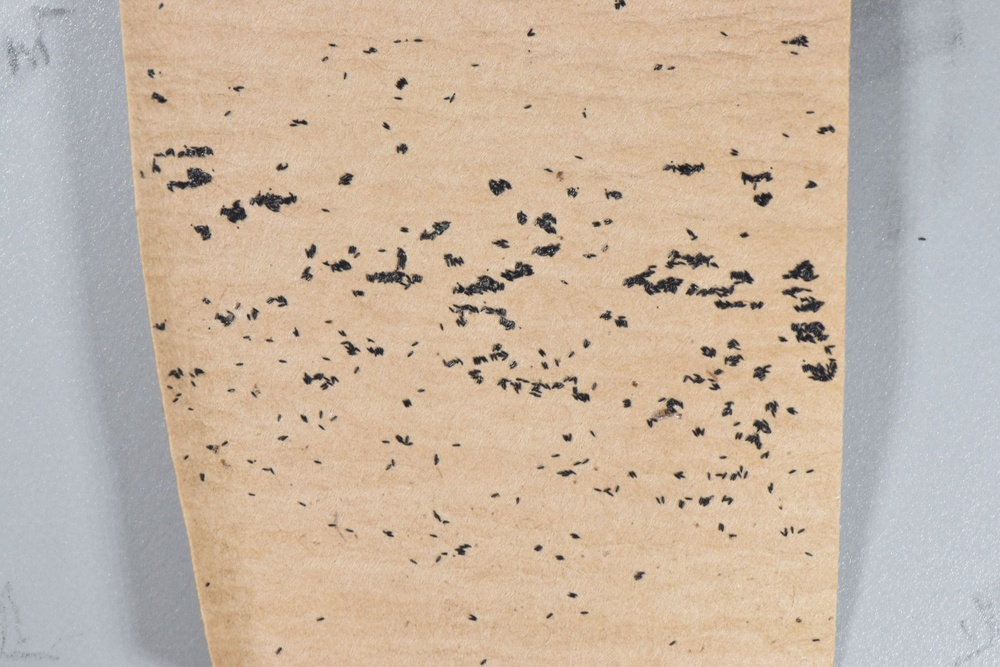
#> input picture Counting Eggs With AI/DSC_0021.JPG, 1000 x 667 px, shrunk from 6000 x 4000 before the run
$ python bigSheetAlgo.py
#> lines starting #> are read from the running program, lines starting #| are printed output that depends on the picture; after the words box and inside, x2 and y2 are one past the last pixel; in counts of white or black regions, pixels touching at a corner belong together
import numpy as np
import cv2
import math
import os

def reject_outliers(data, m = 2.):
    d = np.abs(data - np.median(data))
    mdev = np.median(d)
    s = d/mdev if mdev else 0.
    return data[s<m]

FILENAME = "DSC_0021.JPG"
#FILENAME = "img.JPG"
# SETUP - CREATE BLACK MASK AND FIND CONTOURS
lower_black = np.array([0, 0, 0], dtype="uint16")
upper_black = np.array([100, 100, 100], dtype="uint16")
img = cv2.imread(FILENAME)
#> img is the input picture: shape (667, 1000, 3); mean B, G, R 164.6, 181.8, 198.7
img2 = img
tempImg = cv2.imread(FILENAME)
gray = cv2.cvtColor(tempImg, cv2.COLOR_RGB2GRAY)
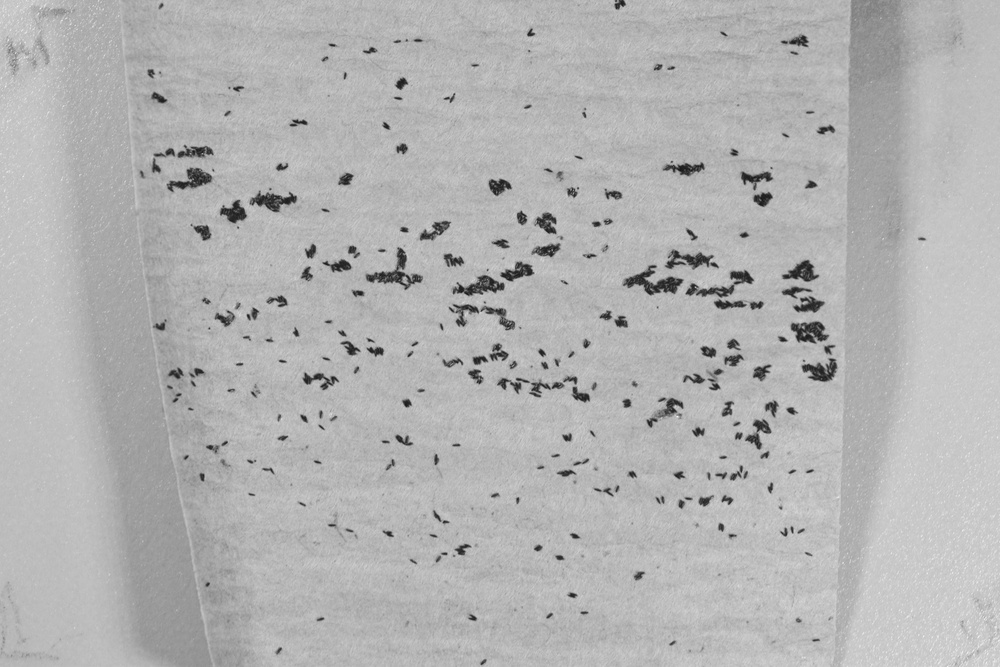
#> gray: shape (667, 1000); min 18, max 244, mean 178.5
cv2.imwrite("gray.jpg", gray)
frame = cv2.imread("gray.jpg")
#> frame: shape (667, 1000, 3); min 18, max 246, mean 178.5
try:
    	os.remove("gray.jpg")
except: pass
black_mask = cv2.inRange(frame, lower_black, upper_black)
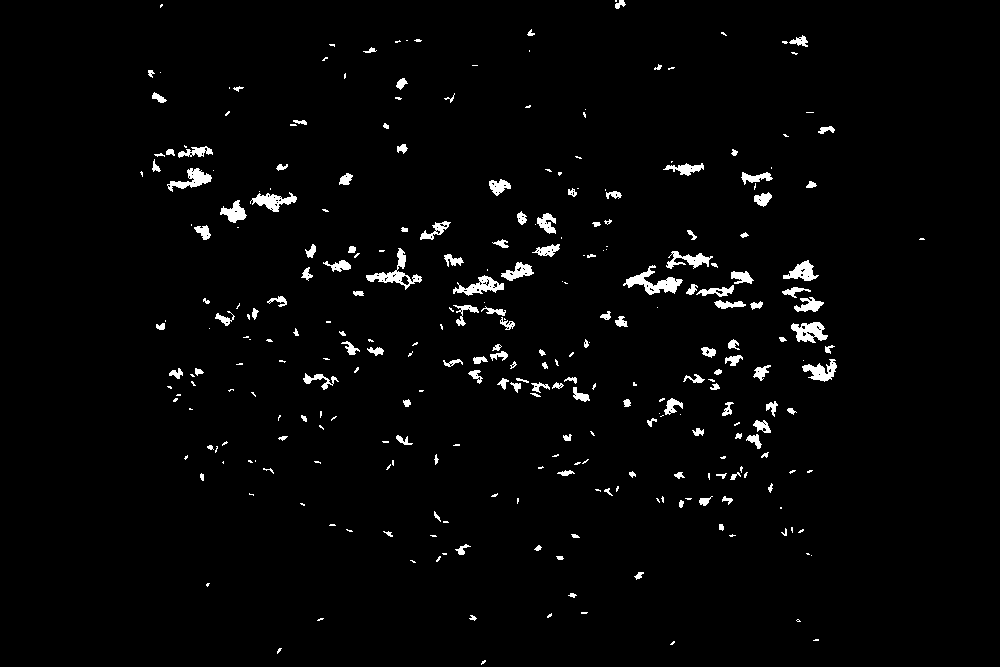
#> black_mask: shape (667, 1000); 2.4% white; 299 white regions (150 under 20 px)
canny = black_mask
canny = cv2.GaussianBlur(black_mask, (11, 11), 0)
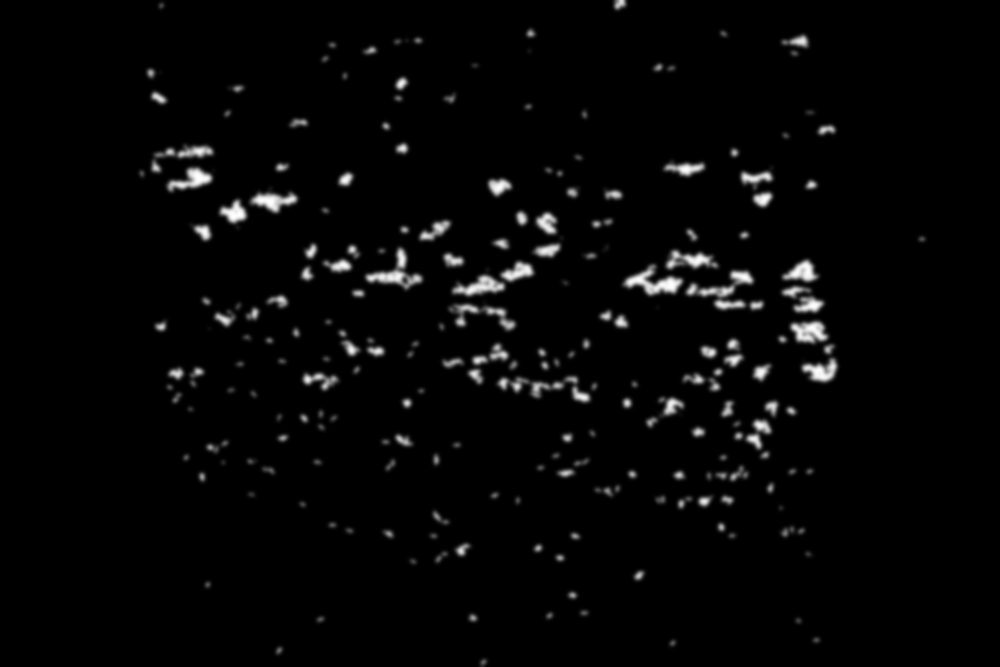
#> canny: shape (667, 1000); min 0, max 255, mean 6.1
dilated = cv2.dilate(canny, (1, 1), iterations=1)
(contours, heirarchy) = cv2.findContours(dilated, cv2.RETR_EXTERNAL, cv2.CHAIN_APPROX_SIMPLE)
#> contours = 152 contours; largest, box (x1, y1, x2, y2) and area: (618, 246, 768, 315) 5272, (774, 255, 842, 387) 4751, (438, 339, 601, 408) 3982, (444, 257, 539, 336) 3730, (136, 141, 218, 197) 2718
rgb = cv2.cvtColor(img2, cv2.COLOR_BGR2RGB)
cv2.drawContours(rgb, contours, -1, (0, 255, 0), 2)
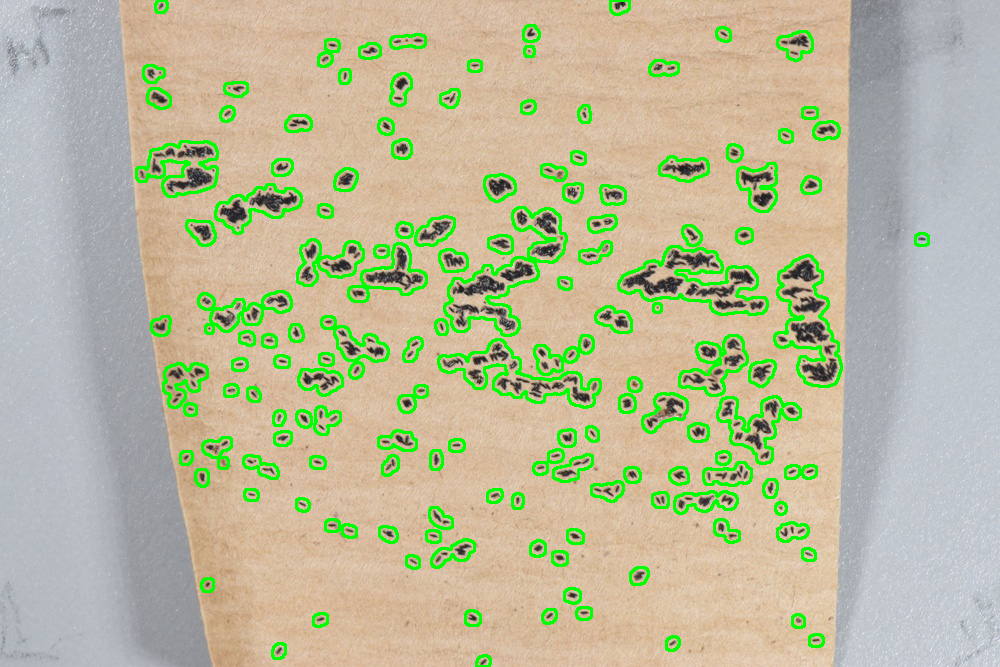
#> rgb: shape (667, 1000, 3); mean R, G, B 184.7, 186.2, 154.2
cv2.imshow("final", rgb)
cv2.waitKey(0)


# calculate average area of single egg

contArray = []
# get array of areas
for i in contours:
	area = math.floor(cv2.contourArea(i))
	contArray.append(area)
#> this loop made 152 passes
#> area on passes 1 to 3: 128, 162, 146
#> after the loop, contArray = 152 values, max 5272 at index 97, min 64 at index 89, mean 482.9

contArray.sort()
contArray = np.array(contArray)
#> contArray = 152 values from 64 to 5272
contArray = reject_outliers(contArray)
#> in reject_outliers, `d = np.abs(data - np.median(data))`: d = 152 values, max 5064 at index 151, min 1 at index 74, mean 326.1
#> in reject_outliers, `mdev = np.median(d)`: mdev = 68
#> in reject_outliers, `s = d/mdev if mdev else 0.`: s = 152 values, max 74.47 at index 151, min 0.0147 at index 74, mean 4.8
#> contArray = 102 values from 88 to 338
contArray = reject_outliers(contArray)
#> contArray = 75 values from 121 to 211
contArray = reject_outliers(contArray)
#> contArray = 53 values from 131 to 170
# assertion: average area is median of array
EGG_AREA = np.median(contArray)
#> EGG_AREA = 150

# NEXT STEP - CALCULATE COUNT
# assuming EGG_AREA is the area of one egg, and count is number of eggs
count = 0;
for i in contours:
    area = cv2.contourArea(i)
    if(area > EGG_AREA+(EGG_AREA*.4)):
        count += math.floor(area/(EGG_AREA-(EGG_AREA*.18)))
    elif(area > EGG_AREA-(EGG_AREA*.4)):
        count += 1
#> this loop made 152 passes
#> (area, count) on passes 1 to 12: (128, 1), (162.5, 2), (146.5, 3), (145.5, 4), (133.5, 5), (154, 6), (195, 7), (158, 8), (158.5, 9), (198, 10), (133, 11), (249, 13)
#> after the loop, count = 539


print("Number of eggs: " + str(count));
#| Number of eggs: 539
